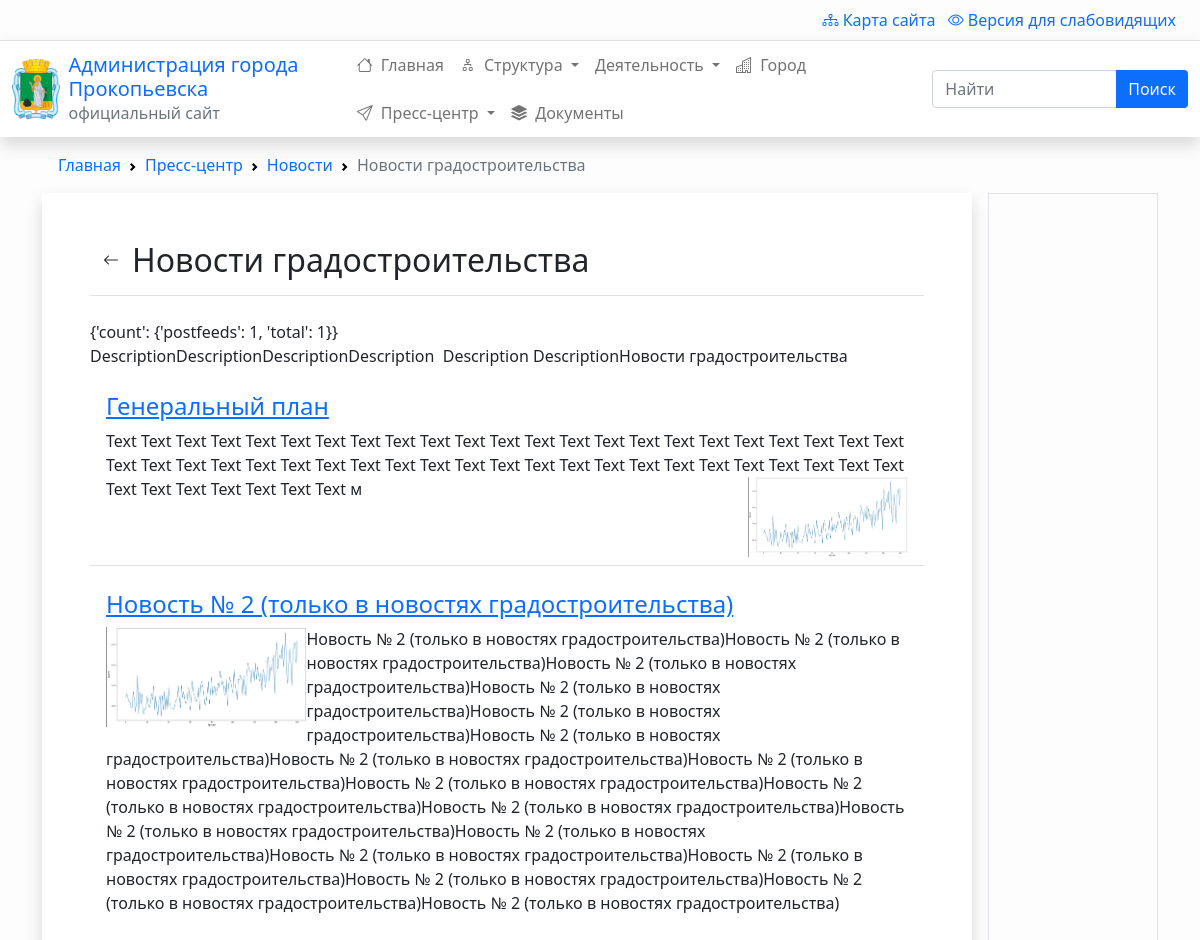
Page /press/news/novosti-gradostroitelstva/ (upper part) on the earlier database version.
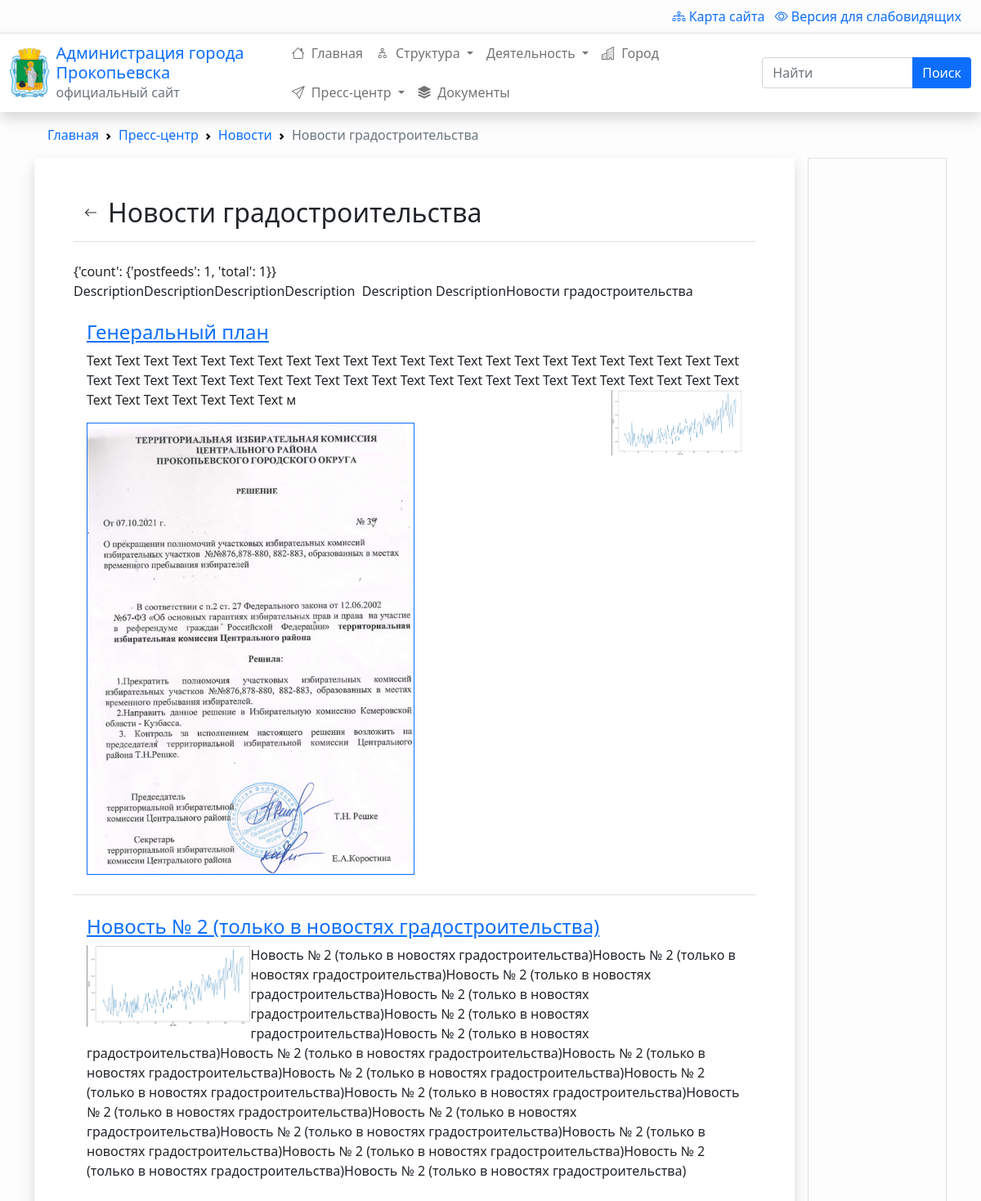
Same page on the later database version.
### content/models.py (models this page shows, shortened)
class Content(models.Model):
    title = models.CharField(
        default="", max_length=1000, verbose_name="Заголовок")
    alias = models.SlugField(default="", blank=True, unique=True,
                             max_length=1000, help_text="Краткое название транслитом через тире (пример: 'kratkoe-nazvanie-translitom'). Чем короче тем лучше. Для автоматического заполнения - оставьте пустым.")
    class Meta:
        abstract = True

class Post(Content):
    menu = models.ForeignKey(
        Menu, on_delete=models.CASCADE, verbose_name="Привязка к меню", blank=True, null=True)
    feed = models.ForeignKey(
        Feed, on_delete=models.CASCADE, verbose_name="Лента постов", blank=True, null=True)
    text = RichTextUploadingField()

### menus/views.py (the view)
# urls.py: path('', views.menus, name='index' ),
def menus(request, section=None, *args, **kwargs):
    unknown_slugs = []
    bc_items = [(section.title, section.alias)]
    current_menu = section
    if len(kwargs) > 0:
        urlpath = list(kwargs.values())
        for i, slug in enumerate(urlpath):
            obj = get_menu_if_exists(slug)
            if obj:
                current_menu = obj
                bc_items.append((current_menu.title, slug))
            else:
                unknown_slugs += urlpath[i:]
                break
    menus = Menu.objects.filter(parent_id=current_menu.id)
    context = {
        'section':section,
        'bc_items': bc_items,
        'page': current_menu,
        'menus': menus,
    }
    return content_views.render_content(request, context, unknown_slugs)

### app/templatetags/breadcrumbs.py (called while the page is built)
@register.inclusion_tag('app/breadcrumbs.html')
def breadcrumbs(bc_items:dict):
    url_chain = ''
    breadcrumbs_items = {'Главная':''}
    breadcrumbs_items.update(bc_items)
    for key, value in breadcrumbs_items.items():
        url_chain += value + '/'
        breadcrumbs_items[key] = url_chain
    context = {
        'breadcrumbs_items' : breadcrumbs_items
    }
    return context

### content/views.py (called while the page is built)
def render_content(request, context, unknown_slugs=None):
    if unknown_slugs:
        for slug in unknown_slugs:
            content = get_content_if_exists(slug)
            if content:
                context['bc_items'].append((content.title, slug))
            else:
                raise Http404('Контент не найден')
        context['page'] = content
        context['contents'] = get_content(from_slug=slug)
    else:
        context['contents'] = get_content(from_menu_id=context['page'].id)
    return render(request, 'content/content.html', context)

### menus/templatetags/render_menubar.py (called while the page is built)
@register.inclusion_tag('menus/menubar.html')
def render_menubar(maxlevel=2):
    context = {}
    context['menu_tree'] = Menu.get_subitems(parent=None, maxlevel=maxlevel)
    return context

### content/templates/content/content.html
{% extends 'menus/component.html' %}

### content/templates/content/postfeed.html (shortened to what this page needs)
{{ postfeed.feed.description|safe }}
<ul class="list-group list-group-flush">
{% for post in postfeed.posts %}
    <li class="list-group-item mb-3">
        <a href="{{post.alias}}">
            <h4>{{post.title}}</h5>
        </a>
        {% if layout != 'compact' %}
            {{post.text|safe}}
        {% endif %}
    </li>
{% endfor %}
</ul>

Differences in the rows shown:
changed Post "Генеральный план": text: a different picture
